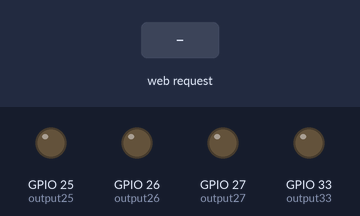
Bench run of a sketch on a simulated ESP32. Shown: output pins drawn as LEDs (lit = HIGH). The inputs (shaded band) are chosen by the test bench. WiFi joins after 1.5 s; servers stay silent unless stated; what the sketch prints to the serial monitor is not drawn.

Above: at 2.7 s.
2.8 s: HTTP request GET /alltyre/forward received
At 4.0 s:
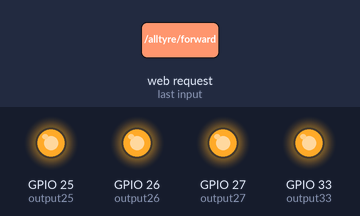
4.3 s: HTTP request GET /alltyre/back received
At 5.2 s:
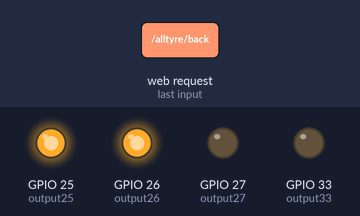
5.8 s: HTTP request GET /righttyre/forward received
At 6.4 s:
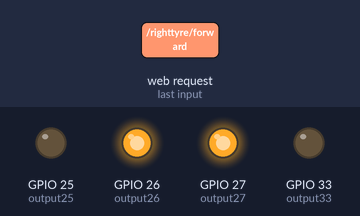
7.3 s: HTTP request GET /lefttyre/forward received
At 8.7 s:
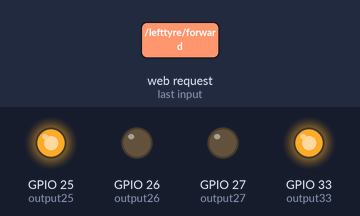
Timing chart, 0 to 9.8 s (numbered marks = the images above; inputs shaded):
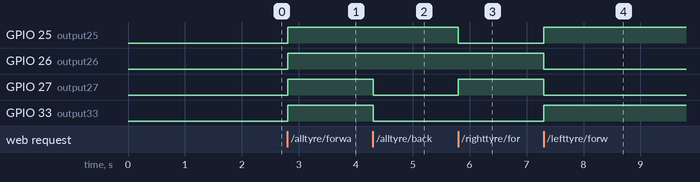

The sketch:

samewifi_test.ino
```cpp
// Wi-Fiライブラリをインポート
#include <WiFi.h>

// Wi-Fi接続情報を入力(**のところは自分で入力)
const char* ssid     = "********";
const char* password = "******";

// ウェブサーバーをポート80で開始
WiFiServer server(80);

// HTTPリクエストを保存しておく変数
String header;

// ピンの状態を保存する変数の宣言
String output26State = "off";
String output27State = "off";
String output25State = "off";
String output33State = "off";

// 使用するピンに名前を付ける
const int output26 = 26;
const int output27 = 27;
const int output25 = 25;
const int output33 = 33;


void setup() {
  Serial.begin(115200);
  // ピンを四つとも出力ピンに割り当て
  pinMode(output26, OUTPUT);
  pinMode(output27, OUTPUT);
  pinMode(output25, OUTPUT);
  pinMode(output33, OUTPUT);
  // ２つのピンをオフ（LEDをオフ）
  digitalWrite(output26, LOW);
  digitalWrite(output27, LOW);
  digitalWrite(output25, LOW);
  digitalWrite(output33, LOW);

  // ssidとpasswordを用いてWi-Fiに接続
  Serial.print("Connecting to ");
  Serial.println(ssid);
  WiFi.begin(ssid, password);
  while (WiFi.status() != WL_CONNECTED) {
    delay(500);
    Serial.print(".");
  }
  // IPアドレスを出力し、webserverをスタート
  Serial.println("");
  Serial.println("WiFi connected.");
  Serial.println("IP address: ");
  Serial.println(WiFi.localIP());
  server.begin();
}

void loop(){
  WiFiClient client = server.available();   //クライアント（スマホやPCなど）がつながっているかどうかをclientに出力

  if (client) {                             // クライアントが来たとき
    Serial.println("New Client.");
    String currentLine = "";                // クライアントからくるデータを格納する変数
    while (client.connected()) {            // クライアントがつながっている間、以下をループ
      if (client.available()) {             // クライアントからデータが来ているとき
        char c = client.read();             // データを読み込み
        Serial.write(c);                    // 届いたデータをシリアルモニタに出力
        header += c;
        if (c == '\n') {                    // 届いたデータが改行コードだった時
          // もし現在の行が空白ならば、この改行コードのみ受け取る
          // つまりHTTPリクエストの終わりなので、レスポンスを返す
          if (currentLine.length() == 0) {
            // HTTPヘッダは（HTTP/1.1 200 OK)のようなステータスコードから始まる
            // 次にコンテントタイプを送信。今回はhtml形式なので以下のようにする
            client.println("HTTP/1.1 200 OK");
            client.println("Content-type:text/html");
            client.println("Connection: close");
            client.println();

            // リクエストに従ってGPIOをスイッチする
            //前進
            if (header.indexOf("GET /alltyre/forward") >= 0) {
              Serial.println("forward");
              output26State = "on";
              output27State = "on";
              output25State = "on";
              output33State = "on";
              digitalWrite(output26, HIGH);
              digitalWrite(output27, HIGH);
              digitalWrite(output25, HIGH);
              digitalWrite(output33, HIGH);
            }
            //後進
              else if (header.indexOf("GET /alltyre/back") >= 0) {
              Serial.println("back");
              output26State = "on";
              output27State = "off";
              output25State = "on";
              output33State = "off";
              digitalWrite(output26, HIGH);
              digitalWrite(output27, LOW);
              digitalWrite(output25, HIGH);
              digitalWrite(output33, LOW);
            }
            //ストップ
              else if (header.indexOf("GET /alltyre/stop") >= 0) {
              Serial.println("stop");
              output26State = "off";
              output27State = "off";
              output25State = "off";
              output33State = "off";
              digitalWrite(output26, LOW);
              digitalWrite(output27, LOW);
              digitalWrite(output25, LOW);
              digitalWrite(output33, LOW);
            }

            //左旋回
              else if (header.indexOf("GET /righttyre/forward") >= 0) {
              Serial.println("leftturn");
              output26State = "on";
              output27State = "on";
              output25State = "off";
              output33State = "off";
              digitalWrite(output26, HIGH);
              digitalWrite(output27, HIGH);
              digitalWrite(output25, LOW);
              digitalWrite(output33, LOW);
            }

            //右旋回
              else if (header.indexOf("GET /lefttyre/forward") >= 0) {
              Serial.println("rightturn");
              output26State = "off";
              output27State = "off";
              output25State = "on";
              output33State = "on";
              digitalWrite(output26, LOW);
              digitalWrite(output27, LOW);
              digitalWrite(output25, HIGH);
              digitalWrite(output33, HIGH);
            }


            // htmlを表示
            client.println("<!DOCTYPE html><html>");
            client.println("<head><meta name=\"viewport\" content=\"width=device-width, initial-scale=1\">");
            client.println("<link rel=\"icon\" href=\"data:,\">");
            // ON/OFFボタンのためのCSS
            client.println("<style>html { font-family: Helvetica; display: inline-block; margin: 0px auto; text-align: center;}");
            client.println(".button { background-color: #4CAF50; border: none; color: white; padding: 16px 40px;");
            client.println("text-decoration: none; font-size: 30px; margin: 2px; cursor: pointer;}");
            client.println(".button2 {background-color: #555555;}</style></head>");

            // ページ本体（bodyタグ内）
            client.println("<body><h1>ESP32 Web Server</h1>");


            // 右タイヤについて現在のピンの状態と、オンオフ用のボタンを出力

            // 前進(右タイヤ・左タイヤ前進)
            client.println("<p> forward </p>");
            // 全てがオフなら、前進・後進・右旋回・左旋回を表示
            if (output26State == "off" and output27State == "off" and output25State == "off" and output33State == "off") {
              client.println("<p><a href=\"/alltyre/forward\"><button class=\"button\">Forward(Stop now)</button></a></p>");
              client.println("<p><a href=\"/alltyre/back\"><button class=\"button\">Back(Stop now)</button></a></p>");
              client.println("<p><a href=\"/righttyre/forward\"><button class=\"button\">Left turn(Stop now)</button></a></p>");
              client.println("<p><a href=\"/lefttyre/forward\"><button class=\"button\">Right turn(Stop now)</button></a></p>");
            } else {
              client.println("<p><a href=\"/alltyre/stop\"><button class=\"button button2\">Stop</button></a></p>");
            }
            client.println("</body></html>");

            //　HTTPレスポンスの最後は改行で終了
            client.println();
            // whileループの終了
            break;
          } else { // 改行コードを取得したら、currentLineをリセット
            currentLine = "";
          }
        } else if (c != '\r') {  // 改行以外の何かしらのコードが来ているとき
          currentLine += c;      // currentLineに追加
        }
      }
    }
    // ヘッダーをリセット
    header = "";
    // 接続をリセット
    client.stop();
    Serial.println("Client disconnected.");
    Serial.println("");
  }
}
```

Measured:
- after the input at 2.8 s, GPIO 25 (output25), GPIO 26 (output26), GPIO 27 (output27), GPIO 33 (output33): LOW → HIGH at once
- after the input at 4.3 s, GPIO 27 (output27), GPIO 33 (output33): HIGH → LOW at once
- after the input at 5.8 s, GPIO 25 (output25): HIGH → LOW at once; GPIO 27 (output27): LOW → HIGH at once
- after the input at 7.3 s, GPIO 25 (output25), GPIO 33 (output33): LOW → HIGH at once; GPIO 26 (output26), GPIO 27 (output27): HIGH → LOW at once
